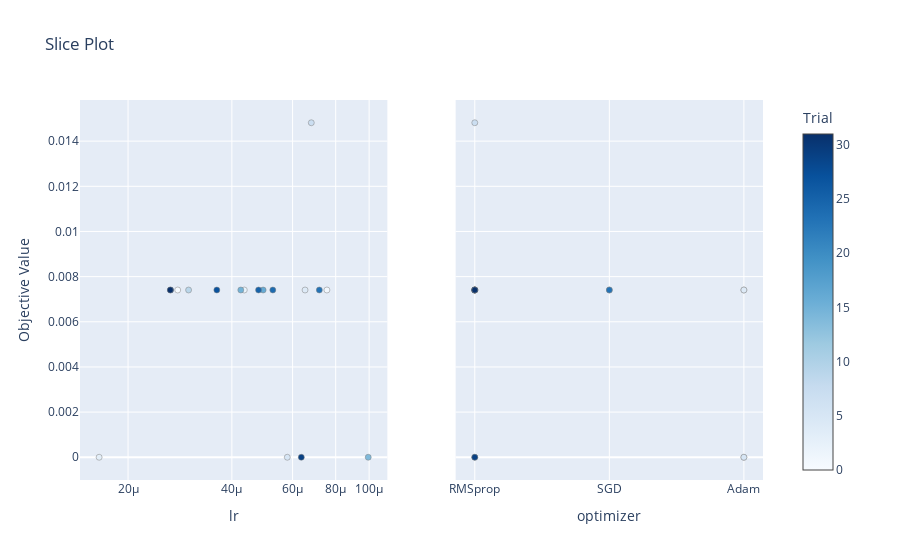

Notebook code for this chart:
### Code cell
optuna.visualization.plot_slice(study)

### Figure 1 — Plotly figure (JSON) as saved in the notebook; plotly's stock layout.template omitted (floating-point values rounded to 4 significant figures)
{"data": [{"marker": {"color": [0, 1, 2, 3, 4, 5, 7, 9, 14, 15, 16, 23, 24, 25, 27, 28, 29, 31], "colorbar": {"title": {"text": "Trial"}, "x": 1, "xpad": 40}, "colorscale": [[0, "rgb(247,251,255)"], [0.125, "rgb(222,235,247)"], [0.25, "rgb(198,219,239)"], [0.375, "rgb(158,202,225)"], [0.5, "rgb(107,174,214)"], [0.625, "rgb(66,146,198)"], [0.75, "rgb(33,113,181)"], [0.875, "rgb(8,81,156)"], [1, "rgb(8,48,107)"]], "line": {"color": "Grey", "width": 0.5}, "showscale": true}, "mode": "markers", "showlegend": false, "type": "scatter", "x": [2.786e-05, 7.545e-05, 4.346e-05, 1.649e-05, 6.52e-05, 5.791e-05, 6.797e-05, 2.996e-05, 9.942e-05, 4.245e-05, 4.928e-05, 7.172e-05, 5.257e-05, 4.78e-05, 3.618e-05, 2.657e-05, 6.359e-05, 2.651e-05], "xaxis": "x", "y": [0.007407, 0.007407, 0.007407, 0, 0.007407, 0, 0.01481, 0.007407, 0, 0.007407, 0.007407, 0.007407, 0.007407, 0.007407, 0.007407, 0.007407, 0, 0.007407], "yaxis": "y"}, {"marker": {"color": [0, 1, 2, 3, 4, 5, 7, 9, 14, 15, 16, 23, 24, 25, 27, 28, 29, 31], "colorbar": {"title": {"text": "Trial"}, "x": 1, "xpad": 40}, "colorscale": [[0, "rgb(247,251,255)"], [0.125, "rgb(222,235,247)"], [0.25, "rgb(198,219,239)"], [0.375, "rgb(158,202,225)"], [0.5, "rgb(107,174,214)"], [0.625, "rgb(66,146,198)"], [0.75, "rgb(33,113,181)"], [0.875, "rgb(8,81,156)"], [1, "rgb(8,48,107)"]], "line": {"color": "Grey", "width": 0.5}, "showscale": false}, "mode": "markers", "showlegend": false, "type": "scatter", "x": ["RMSprop", "SGD", "Adam", "Adam", "Adam", "Adam", "RMSprop", "RMSprop", "RMSprop", "RMSprop", "RMSprop", "SGD", "RMSprop", "RMSprop", "RMSprop", "RMSprop", "RMSprop", "RMSprop"], "xaxis": "x2", "y": [0.007407, 0.007407, 0.007407, 0, 0.007407, 0, 0.01481, 0.007407, 0, 0.007407, 0.007407, 0.007407, 0.007407, 0.007407, 0.007407, 0.007407, 0, 0.007407], "yaxis": "y2"}], "layout": {"title": {"text": "Slice Plot"}, "xaxis": {"anchor": "y", "domain": [0, 0.45], "title": {"text": "lr"}, "type": "log"}, "xaxis2": {"anchor": "y2", "domain": [0.55, 1], "title": {"text": "optimizer"}}, "yaxis": {"anchor": "x", "domain": [0, 1], "title": {"text": "Objective Value"}}, "yaxis2": {"anchor": "x2", "domain": [0, 1], "matches": "y", "showticklabels": false}}}
